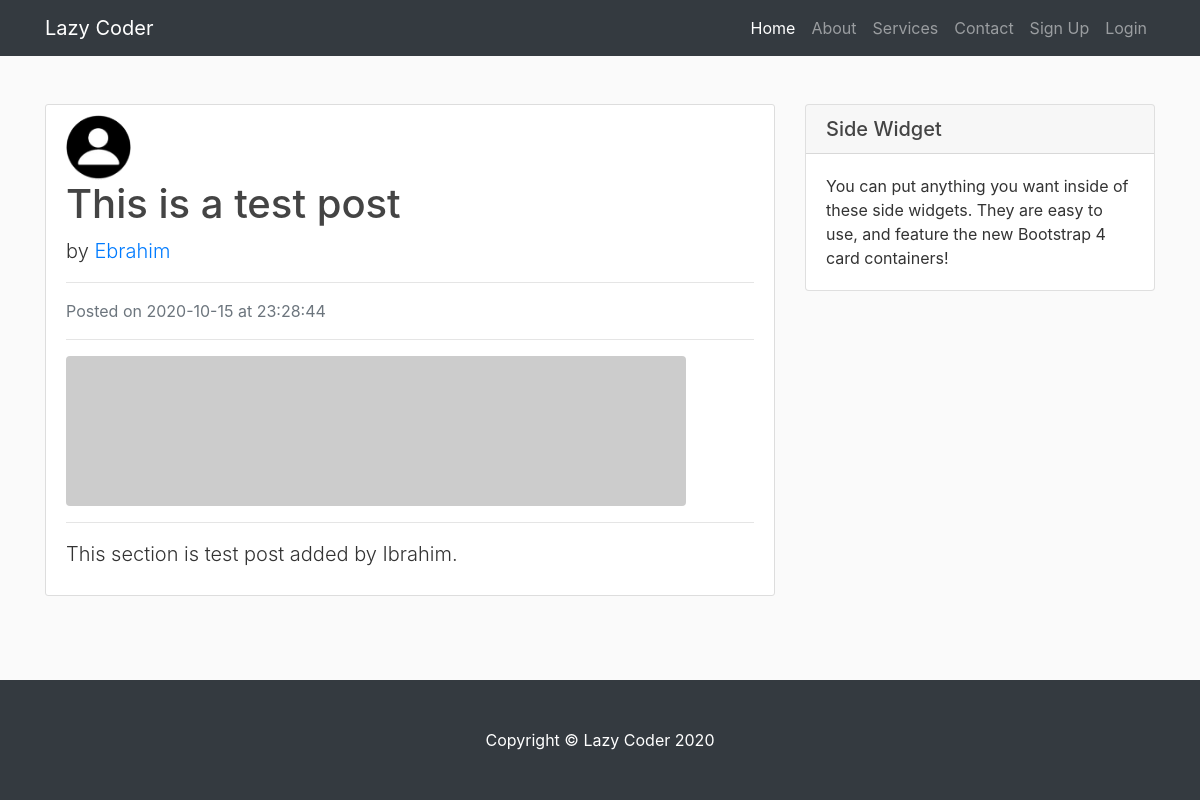
Screenshot of /post/21 with the database file from the repository.
### blog/models.py (models this page shows, shortened)
class User(db.Model, UserMixin):
    id = db.Column(db.Integer, primary_key=True)
    username = db.Column(db.String(255), unique=True, nullable=False)
    email = db.Column(db.String(255), unique=True, nullable=False)
    image_file = db.Column(db.String(20), nullable=False, default='default.jpg')
    password = db.Column(db.String(60), nullable = False)
    posts = db.relationship('Post', backref='author', lazy=True)

class Post(db.Model):
    id = db.Column(db.Integer, primary_key=True)
    title = db.Column(db.String(100), nullable=True)
    date_posted = db.Column(db.DateTime, nullable=False, default=datetime.utcnow)
    content = db.Column(db.Text, nullable=False)
    user_id = db.Column(db.Integer, db.ForeignKey('user.id'), nullable=False)

### blog/post/routes.py (the view)
@post.route('/post/<int:post_id>')
def show_post(post_id):
    post = Post.query.get_or_404(post_id)
    return render_template('post.html', title=post.title, post=post)

### blog/templates/post.html (shortened to what this page needs)
{% extends 'layout.html' %}
{% block content %}
    <div class="content-section mt-3">
        <img class="rounded-circle article-img" src="{{ url_for('static', filename='profiles/' + post.author.image_file) }}" alt="">
        <div class="media-body">
            <h1 class="artile-title">
                {{ post.title }}
            </h1>
            <p class="lead">
                by <a href="{{ url_for('user.user_posts', username=post.author.username) }}">{{ post.author.username }}</a>
            </p>
            <hr>
            <p class="text-muted">Posted on {{ post.date_posted.strftime('%Y-%m-%d') }} at {{ post.date_posted.strftime('%H:%M:%S') }}</p>
            <hr>
            <img class="img-fluid rounded" src="http://placehold.it/620x150" alt="">
            <hr>
            <p class="lead">{{ post.content }}</p>
        </div>
    </div>
{% endblock content %}
{% block sidebar %}
    <div class="card my-4">
        <h5 class="card-header">Side Widget</h5>
        <div class="card-body">
          You can put anything you want inside of these side widgets. They are easy to use, and feature the new Bootstrap 4 card containers!
        </div>
    </div>
{% endblock sidebar %}

### blog/static/main.css (style rules this page uses)
body { background: #fafafa; color: #333333; margin-top: 5rem; }
h1, h2, h3, h4, h5, h6 { color: #444444; }
.content-section { background: #ffffff; padding: 10px 20px; border: 1px solid #dddddd; border-radius: 3px; margin-bottom: 20px; }
.article-img { height: 65px; width: 65px; margin-right: 16px; }

### rows the page displays
User: image_file (picture), author.username "Ebrahim"
Post: title "This is a test post", date_posted "2020-10-15", date_posted "23:28:44", content "This section is test post added by Ibrahim."
